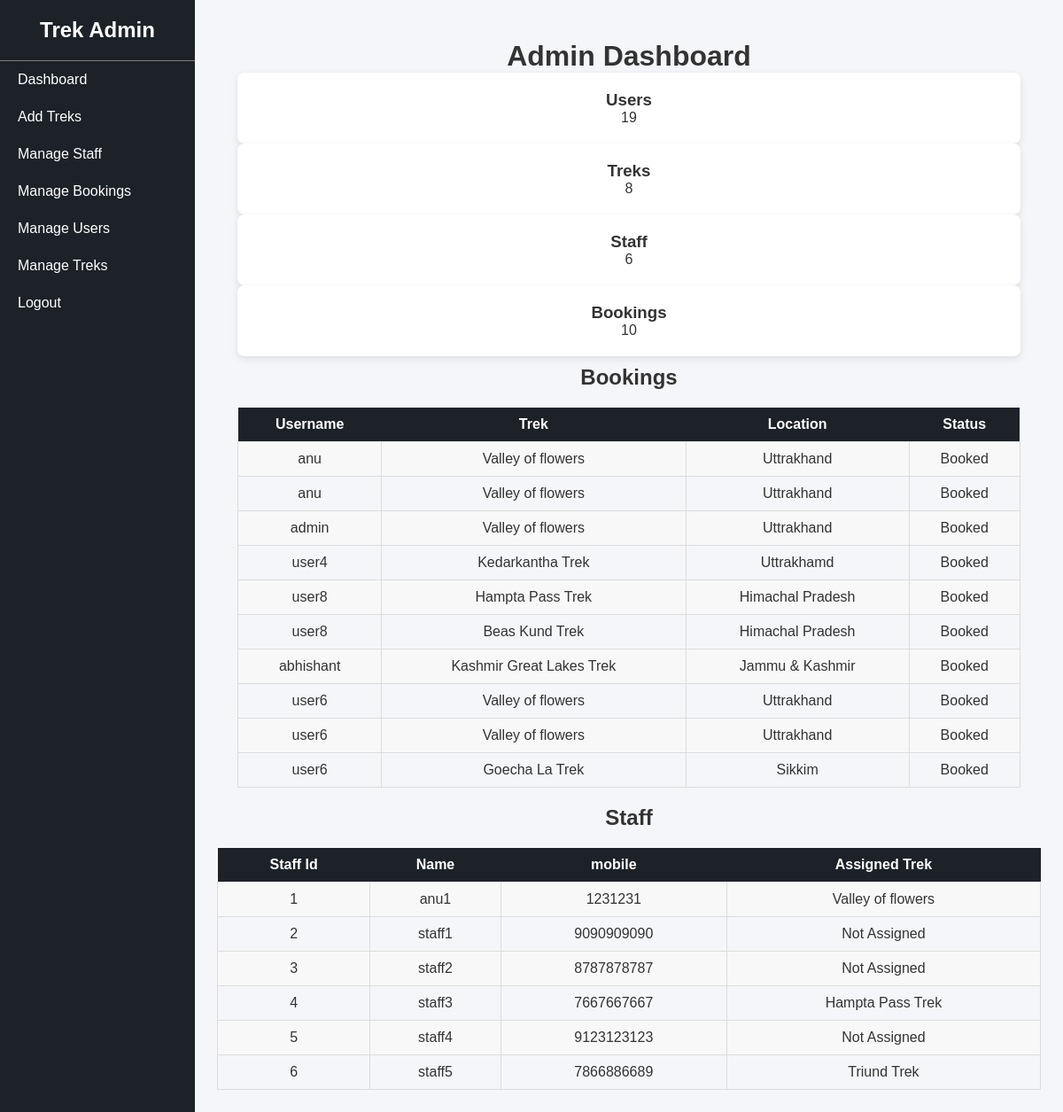
The app's page /admin_dashboard (signed in), older data.
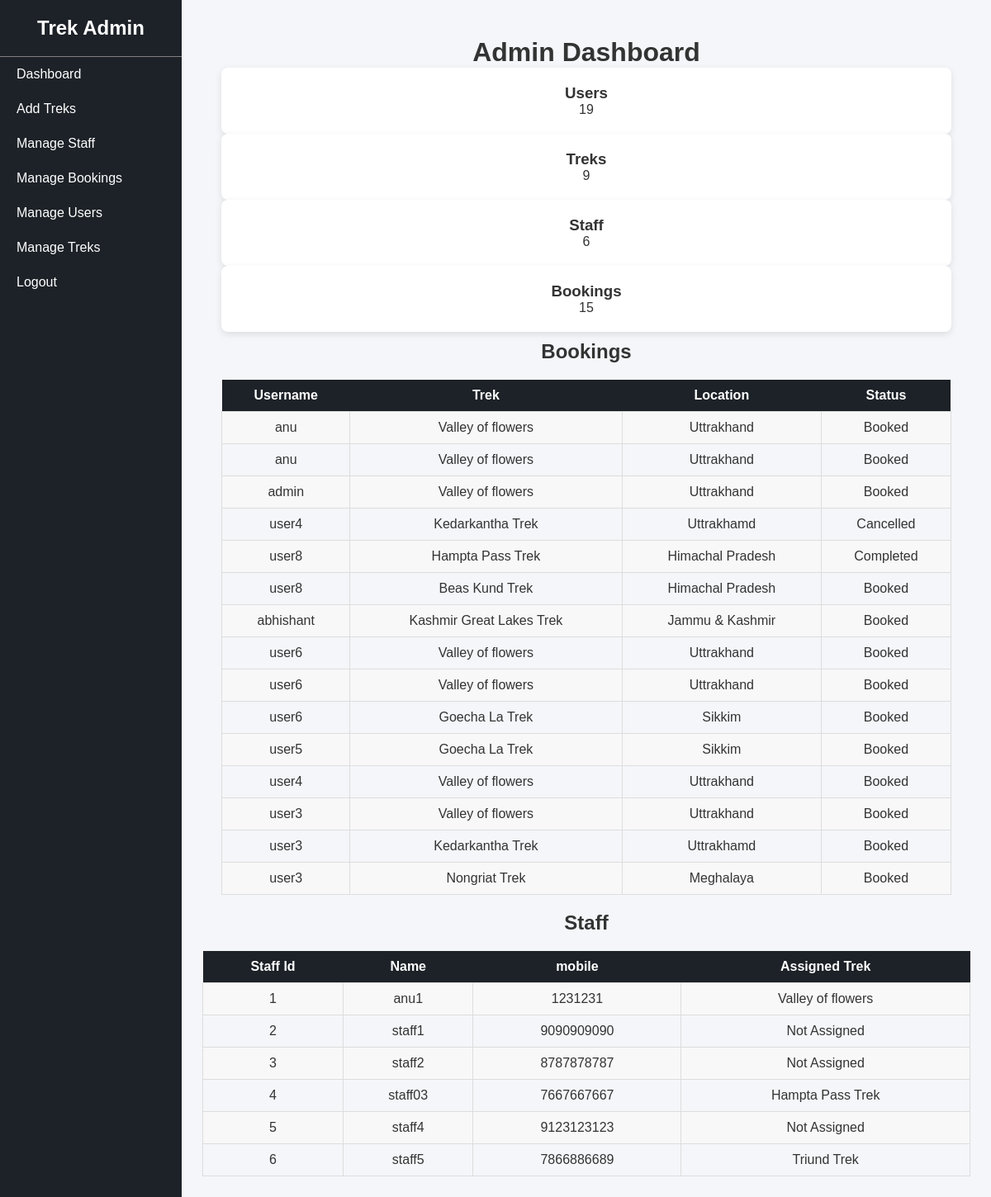
The same page, newer data.
### tables this page shows
CREATE TABLE bookings(
                 id INTEGER PRIMARY KEY AUTOINCREMENT,
                user_id INTEGER, 
                 username TEXT NOT NULL,
                 trek_id INTEGER,
                 booking_date DATE ,
                 status TEXT NOT NULL,
                 FOREIGN KEY(trek_id) REFERENCES treks(id),
                 FOREIGN KEY(user_id) REFERENCES users(id)
                 
                 );

CREATE TABLE treks(
                 id INTEGER PRIMARY KEY AUTOINCREMENT,
                 name TEXT NOT NULL,
                 location TEXT NOT NULL,
                 price INTEGER NOT NULL,
                 slots INTEGER NOT NULL,
                 difficulty TEXT NOT NULL,
                 duration INTEGER NOT NULL,
                 status TEXT NOT NULL DEFAULT 'Open',
                 assigned_staffID INTEGER NOT NULL,
                 start_date DATE ,
                 end_date DATE ,
                 description TEXT , image TEXT,
                 FOREIGN KEY (assigned_staffID) REFERENCES staff(id)
                 );

CREATE TABLE staff(
                 id INTEGER PRIMARY KEY AUTOINCREMENT,
                 name TEXT NOT NULL,
                 mobile INTEGER,
                 assigned_trek TEXT ,
                 status TEXT NOT NULL);

### app.py (the view)
@app.route("/admin_dashboard")
def dashboard():
    if "user" not in session or session["user"] != "admin":
        return "Access Denied"
    conn = get_db_connnection()
    users_count = conn.execute("""
                SELECT COUNT(*) FROM users """).fetchone()[0]
    bookings_count = conn.execute("""
                SELECT COUNT(*) FROM bookings """).fetchone()[0]
    trek_count = conn.execute("""
                SELECT COUNT(*) FROM treks """).fetchone()[0]
    staff_count = conn.execute("""
                SELECT COUNT(*) FROM staff """).fetchone()[0]
    bookings = conn.execute("""SELECT bookings.username, treks.name, treks.location, treks.price, bookings.status
                    FROM bookings
                    JOIN treks ON bookings.trek_id = treks.id
                  """).fetchall()
    staff = conn.execute("""
                        SELECT * FROM staff """).fetchall()
    conn.close()
    return render_template("admin_dashboard.html",bookings=bookings,user_count=users_count,bookings_count=bookings_count,trek_count=trek_count,staff_count=staff_count,staff=staff)

### app.py (called while the page is built)
def get_db_connnection():
    conn = sqlite3.connect("database.db")
    conn.row_factory =sqlite3.Row
    return conn

### templates/admin_dashboard.html
{% extends "admin_base.html" %}
{% block content %}
<div id="admin-dashboard">
    <h1 id="admin_users" style="text-align: center;">Admin Dashboard</h1>
<div class="dashboard-cards">
    <div class="card">
        <h3>Users</h3>
        <p>{{ user_count }}</p>
    </div>
    <div class="card">
        <h3>Treks</h3>
        <p>{{ trek_count }}</p>
    </div>
    <div class="card">
        <h3>Staff</h3>
        <p>{{ staff_count }}</p>
    </div>
    <div class="card">
        <h3>Bookings</h3>
        <p>{{ bookings_count }}</p>
    </div>
</div>
<h2 style="text-align: center; padding-top: 10px;">Bookings</h2>
<table>
    <tr>
        <th>Username</th>
        <th>Trek</th>
        <th>Location</th>
        <th>Status</th>
    </tr>
    {% for b in bookings %}
    <tr>
        <td>{{ b["username"] }}</td>
        <td>{{ b["name"] }}</td>
        <td>{{ b["location"] }}</td>
        <td>{{ b["status"] }}</td>
    </tr>
    {% endfor %}
</table>
</div>
<h2 style="text-align: center;">Staff</h1>
    <table>
        <tr>
            <th>Staff Id</th>
            <th>Name</th>
            <th>mobile</th>
            <th>Assigned Trek</th>
        </tr>
        {% for s in staff %}
        <tr>
            <td>{{ s["id"] }}</td>
            <td>{{ s["name"] }}</td>
            <td>{{ s["mobile"] }}</td>
            <td>{{ s["assigned_trek"] }}</td>
        </tr>
        {% endfor %}
    </table>
{% endblock %}

Row changes from the older to the newer data that the page shows:
changed bookings: status "Booked" → "Cancelled"
changed bookings "Hampta Pass Trek": status "Booked" → "Completed"
added bookings: username "user5", name "Goecha La Trek", location "Sikkim", status "Booked"
added bookings: username "user4", name "Valley of flowers", location "Uttrakhand", status "Booked"
added bookings: username "user3", name "Valley of flowers", location "Uttrakhand", status "Booked"
added bookings: username "user3", name "Kedarkantha Trek", location "Uttrakhamd", status "Booked"
added bookings: username "user3", name "Nongriat Trek", location "Meghalaya", status "Booked"
changed staff "Hampta Pass Trek": name "staff3" → "staff03"
Text that changed along with them:
{{ trek_count }}: "8" → "9"
{{ bookings_count }}: "10" → "15"
